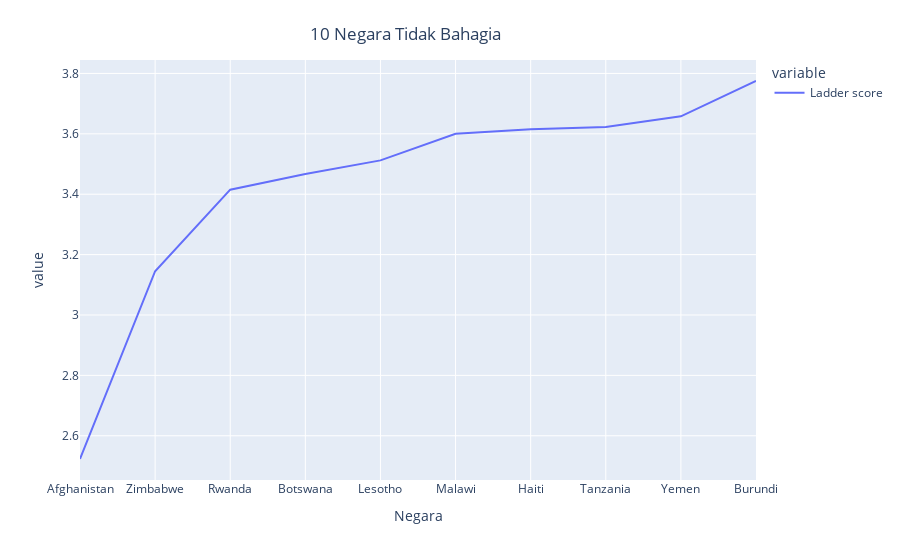

Source (notebook cell):
### Code cell
figtidakbahagia = px.line(last_10)
figtidakbahagia.update_layout(
    title={
        'text': "10 Negara Tidak Bahagia",
        'y':0.95,
        'x':0.45,
        'xanchor': 'center',
        'yanchor': 'top'},
    xaxis_title="Negara")

### Figure 1 — Plotly figure (JSON) as saved in the notebook; plotly's stock layout.template omitted (floating-point values rounded to 4 significant figures)
{"data": [{"hovertemplate": "variable=Ladder score<br>country=%{x}<br>value=%{y}<extra></extra>", "legendgroup": "Ladder score", "line": {"color": "#636efa", "dash": "solid"}, "mode": "lines", "name": "Ladder score", "orientation": "v", "showlegend": true, "type": "scatter", "x": ["Afghanistan", "Zimbabwe", "Rwanda", "Botswana", "Lesotho", "Malawi", "Haiti", "Tanzania", "Yemen", "Burundi"], "xaxis": "x", "y": [2.523, 3.145, 3.415, 3.467, 3.512, 3.6, 3.615, 3.623, 3.658, 3.775], "yaxis": "y"}], "layout": {"legend": {"title": {"text": "variable"}, "tracegroupgap": 0}, "margin": {"t": 60}, "title": {"text": "10 Negara Tidak Bahagia", "x": 0.45, "xanchor": "center", "y": 0.95, "yanchor": "top"}, "xaxis": {"anchor": "y", "domain": [0, 1], "title": {"text": "Negara"}}, "yaxis": {"anchor": "x", "domain": [0, 1], "title": {"text": "value"}}}}
